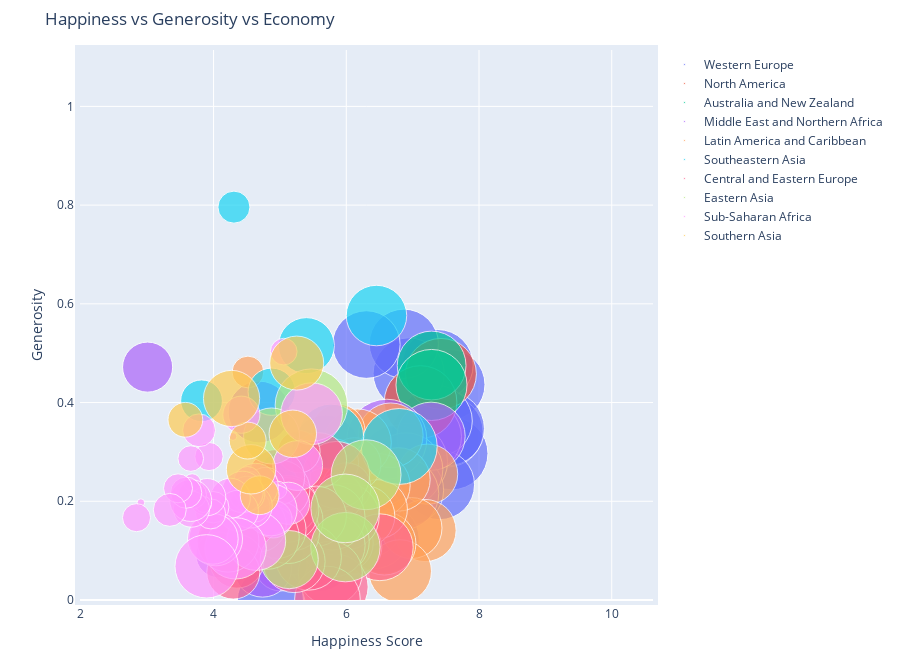

Notebook code cell kept with this figure:
### Markdown cell above
## Bubble Charts

### Code cell
import warnings
warnings.filterwarnings('ignore')

figure = bubbleplot(dataset = data_2015, x_column = 'Happiness Score', y_column = 'Generosity', 
    bubble_column = 'Country', size_column = 'Economy (GDP per Capita)', color_column = 'Region', 
    x_title = "Happiness Score", y_title = "Generosity", title = 'Happiness vs Generosity vs Economy',
    x_logscale = False, scale_bubble = 1, height = 650)

py.iplot(figure, config={'scrollzoom': True})

### Figure 1 — Plotly figure (JSON) as saved in the notebook; plotly's stock layout.template omitted (floating-point values rounded to 4 significant figures)
{"data": [{"marker": {"size": [1.397, 1.302, 1.325, 1.459, 1.29, 1.329, 1.332, 1.337, 1.564, 1.336, 1.308, 1.266, 1.328, 1.278, 1.23, 1.207, 1.251, 1.208, 1.208, 1.16, 1.154], "sizemode": "area", "sizeref": 0.0005283}, "mode": "markers", "name": "Western Europe", "text": ["Switzerland", "Iceland", "Denmark", "Norway", "Finland", "Netherlands", "Sweden", "Austria", "Luxembourg", "Ireland", "Belgium", "United Kingdom", "Germany", "France", "Spain", "Malta", "Italy", "North Cyprus", "Cyprus", "Portugal", "Greece"], "type": "scatter", "x": [7.587, 7.561, 7.527, 7.522, 7.406, 7.378, 7.364, 7.2, 6.946, 6.94, 6.937, 6.867, 6.75, 6.575, 6.329, 6.302, 5.948, 5.695, 5.689, 5.102, 4.857], "y": [0.2968, 0.4363, 0.3414, 0.347, 0.2335, 0.4761, 0.3626, 0.3309, 0.2803, 0.459, 0.2225, 0.5191, 0.2821, 0.1233, 0.1823, 0.5175, 0.2282, 0.2617, 0.3064, 0.1372, 0.0]}, {"marker": {"size": [1.326, 1.395], "sizemode": "area", "sizeref": 0.0005283}, "mode": "markers", "name": "North America", "text": ["Canada", "United States"], "type": "scatter", "x": [7.427, 7.119], "y": [0.4581, 0.4011]}, {"marker": {"size": [1.25, 1.334], "sizemode": "area", "sizeref": 0.0005283}, "mode": "markers", "name": "Australia and New Zealand", "text": ["New Zealand", "Australia"], "type": "scatter", "x": [7.286, 7.284], "y": [0.475, 0.4356]}, {"marker": {"size": [1.229, 1.427, 1.36, 1.69, 1.395, 1.554, 1.324, 1.131, 0.9393, 1.061, 0.902, 0.7348, 1.026, 0.8811, 0.5987, 1.009, 0.9855, 0.8818, 0.5465, 0.6632], "sizemode": "area", "sizeref": 0.0005283}, "mode": "markers", "name": "Middle East and Northern Africa", "text": ["Israel", "United Arab Emirates", "Oman", "Qatar", "Saudi Arabia", "Kuwait", "Bahrain", "Libya", "Algeria", "Turkey", "Jordan", "Morocco", "Lebanon", "Tunisia", "Palestinian Territories", "Iran", "Iraq", "Egypt", "Yemen", "Syria"], "type": "scatter", "x": [7.278, 6.901, 6.853, 6.611, 6.411, 6.295, 5.96, 5.754, 5.605, 5.332, 5.192, 5.013, 4.839, 4.739, 4.715, 4.686, 4.677, 4.194, 4.077, 3.006], "y": [0.3317, 0.2643, 0.2154, 0.3257, 0.1371, 0.1623, 0.1736, 0.183, 0.07822, 0.1225, 0.1105, 0.07172, 0.2185, 0.06431, 0.1125, 0.3809, 0.1792, 0.1129, 0.09131, 0.4718]}, {"marker": {"size": [0.9558, 1.021, 0.9812, 1.044, 1.064, 1.107, 1.054, 1.062, 0.9186, 0.9953, 1.212, 0.7645, 0.7455, 0.864, 0.6813, 0.7599, 0.5933, 0.9002, 0.8104, 0.8954, 0.5953, 0.2667], "sizemode": "area", "sizeref": 0.0005283}, "mode": "markers", "name": "Latin America and Caribbean", "text": ["Costa Rica", "Mexico", "Brazil", "Venezuela", "Panama", "Chile", "Argentina", "Uruguay", "Colombia", "Suriname", "Trinidad and Tobago", "El Salvador", "Guatemala", "Ecuador", "Bolivia", "Paraguay", "Nicaragua", "Peru", "Jamaica", "Dominican Republic", "Honduras", "Haiti"], "type": "scatter", "x": [7.226, 7.187, 6.983, 6.81, 6.786, 6.67, 6.574, 6.485, 6.477, 6.269, 6.168, 6.13, 6.123, 5.975, 5.89, 5.878, 5.828, 5.824, 5.709, 4.885, 4.788, 4.518], "y": [0.255, 0.1407, 0.1457, 0.05841, 0.2443, 0.3336, 0.1145, 0.2324, 0.184, 0.1699, 0.3184, 0.1069, 0.2749, 0.1154, 0.2054, 0.3424, 0.2782, 0.1498, 0.2123, 0.2168, 0.2303, 0.4619]}, {"marker": {"size": [1.522, 0.9669, 1.125, 0.8283, 0.6322, 0.7053, 0.5907, 0.2711, 0.4604], "sizemode": "area", "sizeref": 0.0005283}, "mode": "markers", "name": "Southeastern Asia", "text": ["Singapore", "Thailand", "Malaysia", "Indonesia", "Vietnam", "Philippines", "Laos", "Myanmar", "Cambodia"], "type": "scatter", "x": [6.798, 6.455, 5.77, 5.399, 5.36, 5.073, 4.876, 4.307, 3.819], "y": [0.311, 0.5763, 0.3307, 0.5153, 0.1686, 0.2499, 0.4219, 0.7959, 0.4036]}, {"marker": {"size": [1.179, 0.6324, 1.169, 0.5945, 1.123, 1.185, 1.147, 1.032, 1.126, 1.083, 1.138, 0.8015, 0.9585, 1.152, 0.4743, 1.024, 0.9744, 1.043, 0.9205, 1.113, 0.9185, 0.8787, 0.8322, 1.121, 0.3905, 0.7991, 0.7682, 0.7419, 1.012], "sizemode": "area", "sizeref": 0.0005283}, "mode": "markers", "name": "Central and Eastern Europe", "text": ["Czech Republic", "Uzbekistan", "Slovakia", "Moldova", "Kazakhstan", "Slovenia", "Lithuania", "Belarus", "Poland", "Croatia", "Russia", "Kosovo", "Turkmenistan", "Estonia", "Kyrgyzstan", "Azerbaijan", "Montenegro", "Romania", "Serbia", "Latvia", "Macedonia", "Albania", "Bosnia and Herzegovina", "Hungary", "Tajikistan", "Ukraine", "Armenia", "Georgia", "Bulgaria"], "type": "scatter", "x": [6.505, 6.003, 5.995, 5.889, 5.855, 5.848, 5.833, 5.813, 5.791, 5.759, 5.716, 5.589, 5.548, 5.429, 5.286, 5.212, 5.192, 5.124, 5.123, 5.098, 5.007, 4.959, 4.949, 4.8, 4.786, 4.681, 4.35, 4.297, 4.218], "y": [0.1069, 0.2284, 0.1689, 0.2095, 0.1183, 0.2533, 0.02641, 0.1105, 0.1676, 0.05444, 0.00199, 0.2831, 0.1698, 0.0868, 0.3003, 0.07799, 0.1614, 0.1375, 0.1923, 0.1823, 0.2236, 0.1427, 0.2481, 0.128, 0.2297, 0.1527, 0.07855, 0.05547, 0.1192]}, {"marker": {"size": [1.291, 1.271, 1.245, 1.386, 0.8901, 0.8282], "sizemode": "area", "sizeref": 0.0005283}, "mode": "markers", "name": "Eastern Asia", "text": ["Taiwan", "Japan", "South Korea", "Hong Kong", "China", "Mongolia"], "type": "scatter", "x": [6.298, 5.987, 5.984, 5.474, 5.14, 4.874], "y": [0.2538, 0.1071, 0.1856, 0.3948, 0.08185, 0.3323]}, {"marker": {"size": [1.008, 0.6543, 0.4704, 0.1885, 0.08308, 0.3755, 0.7121, 0.9205, 0.5456, 0.271, 0.0712, 0.5211, 0.0, 0.1907, 0.3302, 0.4541, 0.3647, 0.4402, 0.9936, 0.01604, 0.4225, 0.7578, 0.2607, 0.6787, 0.2391, 0.211, 0.365, 1.06, 0.0694, 0.2852, 0.2082, 0.0785, 0.3419, 0.1742, 0.4653, 0.2581, 0.2221, 0.2867, 0.0153, 0.2087], "sizemode": "area", "sizeref": 0.0005283}, "mode": "markers", "name": "Sub-Saharan Africa", "text": ["Mauritius", "Nigeria", "Zambia", "Somaliland region", "Mozambique", "Lesotho", "Swaziland", "South Africa", "Ghana", "Zimbabwe", "Liberia", "Sudan", "Congo (Kinshasa)", "Ethiopia", "Sierra Leone", "Mauritania", "Kenya", "Djibouti", "Botswana", "Malawi", "Cameroon", "Angola", "Mali", "Congo (Brazzaville)", "Comoros", "Uganda", "Senegal", "Gabon", "Niger", "Tanzania", "Madagascar", "Central African Republic", "Chad", "Guinea", "Ivory Coast", "Burkina Faso", "Rwanda", "Benin", "Burundi", "Togo"], "type": "scatter", "x": [5.477, 5.268, 5.129, 5.057, 4.971, 4.898, 4.867, 4.642, 4.633, 4.61, 4.571, 4.55, 4.517, 4.512, 4.507, 4.436, 4.419, 4.369, 4.332, 4.292, 4.252, 4.033, 3.995, 3.989, 3.956, 3.931, 3.904, 3.896, 3.845, 3.781, 3.681, 3.678, 3.667, 3.656, 3.655, 3.587, 3.465, 3.34, 2.905, 2.839], "y": [0.3774, 0.2723, 0.1959, 0.5032, 0.2227, 0.1639, 0.1826, 0.1197, 0.2309, 0.1899, 0.2436, 0.1906, 0.2483, 0.2432, 0.2149, 0.219, 0.3754, 0.1809, 0.1046, 0.3313, 0.2062, 0.1234, 0.188, 0.1239, 0.1744, 0.2907, 0.2084, 0.06822, 0.1939, 0.3438, 0.2133, 0.2384, 0.1839, 0.2866, 0.2016, 0.2175, 0.2263, 0.1826, 0.1973, 0.1668]}, {"marker": {"size": [0.7704, 0.5954, 0.3975, 0.645, 0.36, 0.8352, 0.3198], "sizemode": "area", "sizeref": 0.0005283}, "mode": "markers", "name": "Southern Asia", "text": ["Bhutan", "Pakistan", "Bangladesh", "India", "Nepal", "Sri Lanka", "Afghanistan"], "type": "scatter", "x": [5.253, 5.194, 4.694, 4.565, 4.514, 4.271, 3.575], "y": [0.48, 0.3367, 0.2122, 0.2647, 0.323, 0.4083, 0.3651]}], "layout": {"height": 650, "hovermode": "closest", "margin": {"b": 50, "pad": 5, "t": 50}, "showlegend": true, "title": {"text": "Happiness vs Generosity vs Economy"}, "xaxis": {"autorange": false, "range": [1.987, 10.62], "title": {"text": "Happiness Score"}}, "yaxis": {"autorange": false, "range": [0.0, 1.114], "title": {"text": "Generosity"}}}}
